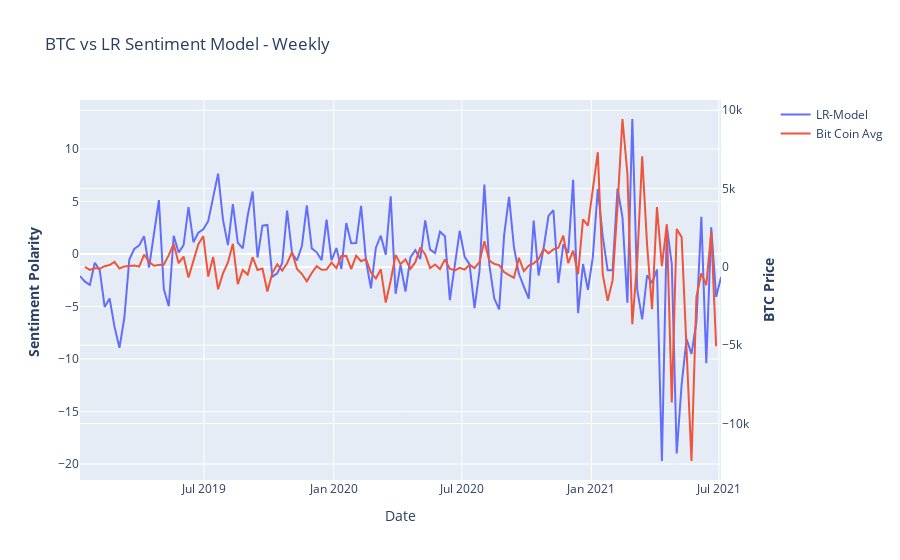

The notebook cell saved with this chart:
### Code cell
dchunk='w'
a=df.resample(dchunk).sum().polarity
btc_price=pd.read_csv(r"C:\Users\Ben\Desktop\Diplomatiki\CryptoSent\Datasets\other\coin_Bitcoin.csv")
btc_price.Date=pd.to_datetime(btc_price.Date)
btc_price=btc_price.set_index('Date')
btc_price['avg_price']=(btc_price.High+btc_price.Low)/2

btc_price_avg=btc_price.resample(dchunk).mean().loc['2019':'2021-06']['avg_price']

# Create figure with secondary y-axis
fig = make_subplots(specs=[[{"secondary_y": True}]])

# Add traces
fig.add_trace(
    go.Scatter(x=a.index, y=a, name="LR-Model"),
    secondary_y=False,
)

fig.add_trace(
    go.Scatter(x=btc_price_avg.index, y=btc_price_avg.diff(), name="Bit Coin Avg"),
    secondary_y=True,
)

# Add figure title
fig.update_layout(
    title_text="BTC vs LR Sentiment Model - Weekly"
)

# Set x-axis title
fig.update_xaxes(title_text="Date")

# Set y-axes titles
fig.update_yaxes(title_text="<b>Sentiment Polarity </b>", secondary_y=False)
fig.update_yaxes(title_text="<b>BTC Price</b>", secondary_y=True)

fig.show()

### Figure 1 — Plotly figure (JSON) as saved in the notebook; plotly's stock layout.template omitted (floating-point values rounded to 4 significant figures; data arrays with more than 128 entries replaced by an {"elided": "..."} marker saying what was removed)
{"data": [{"name": "LR-Model", "type": "scatter", "x": {"elided": "131 str values"}, "xaxis": "x", "y": {"elided": "131 float values"}, "yaxis": "y"}, {"name": "Bit Coin Avg", "type": "scatter", "x": {"elided": "130 str values"}, "xaxis": "x", "y": {"elided": "130 float values"}, "yaxis": "y2"}], "layout": {"title": {"text": "BTC vs LR Sentiment Model - Weekly"}, "xaxis": {"anchor": "y", "domain": [0.0, 0.94], "title": {"text": "Date"}}, "yaxis": {"anchor": "x", "domain": [0.0, 1.0], "title": {"text": "<b>Sentiment Polarity </b>"}}, "yaxis2": {"anchor": "x", "overlaying": "y", "side": "right", "title": {"text": "<b>BTC Price</b>"}}}}
